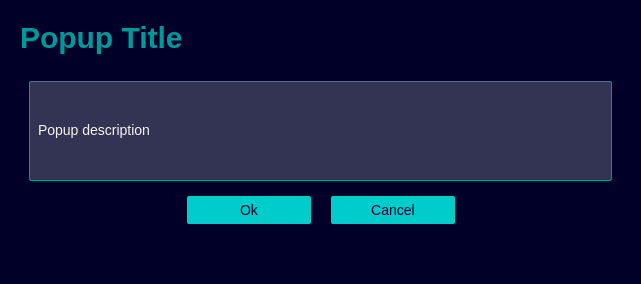
<?xml version="1.0" encoding="UTF-8"?>
<ui version="4.0">
 <class>Popup</class>
 <widget class="QDialog" name="Popup">
  <property name="geometry">
   <rect>
    <x>0</x>
    <y>0</y>
    <width>641</width>
    <height>283</height>
   </rect>
  </property>
  <property name="windowTitle">
   <string>Dialog</string>
  </property>
  <property name="styleSheet">
   <string notr="true">*{
	border:none;
	background: #000028;
	padding: 0;
	margin: 0;
	color: #f3f3f0;
	font-family: &quot;SiemensSansPro_A_Bd&quot;;
	font-size: 14px;
}
</string>
  </property>
  <layout class="QGridLayout" name="gridLayout">
   <item row="0" column="0">
    <widget class="QWidget" name="container_main_body" native="true">
     <property name="sizePolicy">
      <sizepolicy hsizetype="MinimumExpanding" vsizetype="Preferred">
       <horstretch>0</horstretch>
       <verstretch>0</verstretch>
      </sizepolicy>
     </property>
     <layout class="QVBoxLayout" name="verticalLayout">
      <item>
       <widget class="QFrame" name="frame_title">
        <property name="sizePolicy">
         <sizepolicy hsizetype="Preferred" vsizetype="Maximum">
          <horstretch>0</horstretch>
          <verstretch>0</verstretch>
         </sizepolicy>
        </property>
        <property name="frameShape">
         <enum>QFrame::Shape::StyledPanel</enum>
        </property>
        <property name="frameShadow">
         <enum>QFrame::Shadow::Raised</enum>
        </property>
        <layout class="QVBoxLayout" name="verticalLayout_12">
         <property name="spacing">
          <number>0</number>
         </property>
         <property name="leftMargin">
          <number>0</number>
         </property>
         <property name="topMargin">
          <number>0</number>
         </property>
         <property name="rightMargin">
          <number>0</number>
         </property>
         <property name="bottomMargin">
          <number>0</number>
         </property>
         <item>
          <widget class="QLabel" name="tittle">
           <property name="sizePolicy">
            <sizepolicy hsizetype="Preferred" vsizetype="Preferred">
             <horstretch>0</horstretch>
             <verstretch>0</verstretch>
            </sizepolicy>
           </property>
           <property name="styleSheet">
            <string notr="true">QLabel {
	color: #009999;
	font-size: 30px;
	font-weight: bold;
}
</string>
           </property>
           <property name="text">
            <string>Popup Title</string>
           </property>
          </widget>
         </item>
        </layout>
       </widget>
      </item>
      <item>
       <widget class="QWidget" name="widget" native="true">
        <layout class="QHBoxLayout" name="horizontalLayout_2">
         <property name="topMargin">
          <number>20</number>
         </property>
         <item>
          <widget class="QLabel" name="description">
           <property name="minimumSize">
            <size>
             <width>0</width>
             <height>100</height>
            </size>
           </property>
           <property name="styleSheet">
            <string notr="true">background-color: #333353;
border-radius: 2px;
padding: 5px;
padding-bottom: 7px;
margin-top: 0px;
color: #f3f3f0;
border: 1px solid #009999;</string>
           </property>
           <property name="text">
            <string>Popup description</string>
           </property>
          </widget>
         </item>
        </layout>
       </widget>
      </item>
      <item>
       <widget class="QWidget" name="container_button" native="true">
        <property name="sizePolicy">
         <sizepolicy hsizetype="Preferred" vsizetype="Maximum">
          <horstretch>0</horstretch>
          <verstretch>0</verstretch>
         </sizepolicy>
        </property>
        <property name="styleSheet">
         <string notr="true">QPushButton {
	min-width: 100px;
	max-width: 100px;
    padding: 6px 12px 6px 12px;
    border-radius: 2px;
    opacity: 1;
	text-align:center;
	background-color: #00CCCC;	
	color: #000028;
}

QPushButton:hover {
	background-color: #00FFB9;
}

QPushButton:pressed {	
	background-color: #00E5AA;
}</string>
        </property>
        <layout class="QHBoxLayout" name="horizontalLayout_4">
         <property name="spacing">
          <number>20</number>
         </property>
         <property name="leftMargin">
          <number>0</number>
         </property>
         <property name="topMargin">
          <number>0</number>
         </property>
         <property name="rightMargin">
          <number>0</number>
         </property>
         <property name="bottomMargin">
          <number>40</number>
         </property>
         <item>
          <spacer name="horizontalSpacer_5">
           <property name="orientation">
            <enum>Qt::Orientation::Horizontal</enum>
           </property>
           <property name="sizeHint" stdset="0">
            <size>
             <width>40</width>
             <height>20</height>
            </size>
           </property>
          </spacer>
         </item>
         <item>
          <widget class="QPushButton" name="btn_ok">
           <property name="minimumSize">
            <size>
             <width>124</width>
             <height>0</height>
            </size>
           </property>
           <property name="text">
            <string>Ok</string>
           </property>
          </widget>
         </item>
         <item>
          <widget class="QPushButton" name="btn_cancel">
           <property name="sizePolicy">
            <sizepolicy hsizetype="Minimum" vsizetype="Preferred">
             <horstretch>0</horstretch>
             <verstretch>0</verstretch>
            </sizepolicy>
           </property>
           <property name="minimumSize">
            <size>
             <width>124</width>
             <height>0</height>
            </size>
           </property>
           <property name="text">
            <string>Cancel</string>
           </property>
          </widget>
         </item>
         <item>
          <spacer name="horizontalSpacer_6">
           <property name="orientation">
            <enum>Qt::Orientation::Horizontal</enum>
           </property>
           <property name="sizeHint" stdset="0">
            <size>
             <width>40</width>
             <height>20</height>
            </size>
           </property>
          </spacer>
         </item>
        </layout>
       </widget>
      </item>
     </layout>
    </widget>
   </item>
  </layout>
 </widget>
 <resources/>
 <connections/>
</ui>
